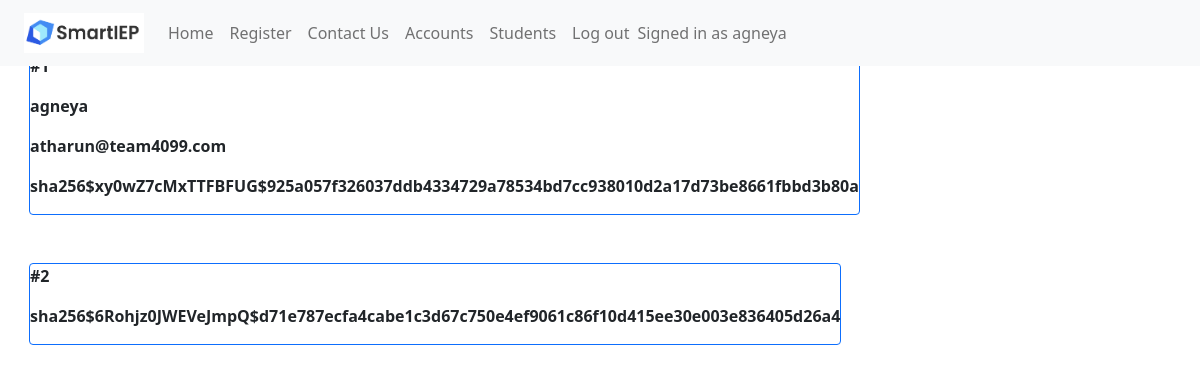
The app's page /accounts (signed in), older data.
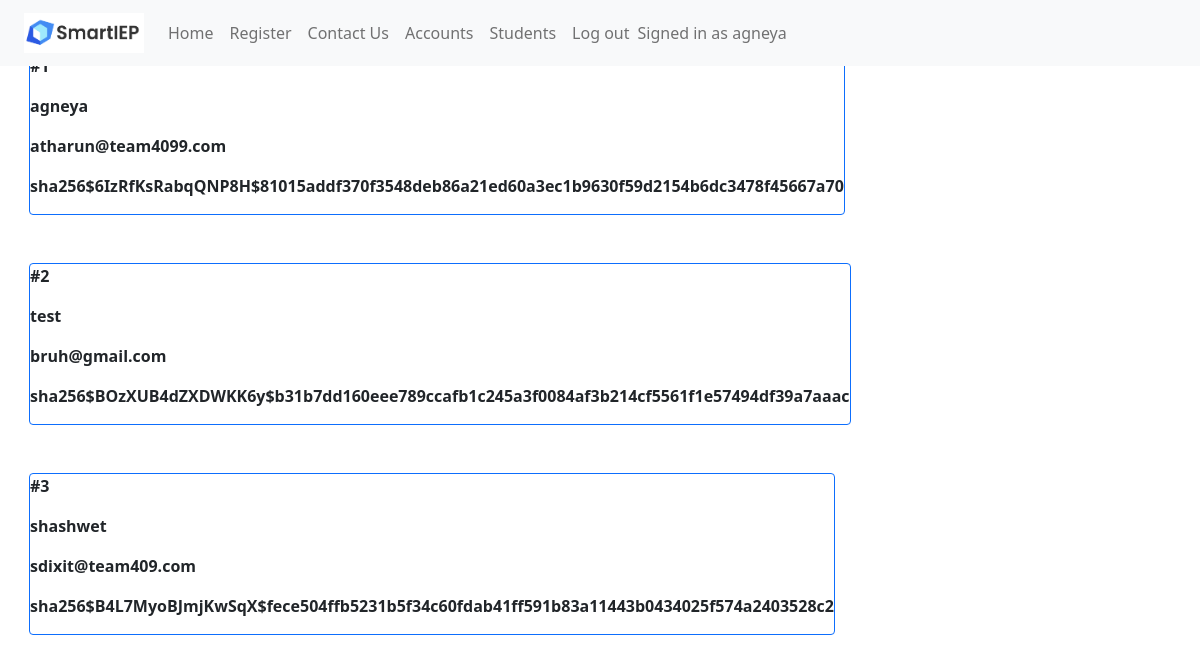
The same page, newer data.
### app.py (models this page shows, shortened)
class Accounts(UserMixin, db.Model):
	__tablename__ = 'accounts'
	account_id = db.Column(db.Integer, primary_key=True)
	callname = db.Column(db.String(200),nullable=False)
	username = db.Column(db.String(200),nullable=False)
	password = db.Column(db.String(200),nullable=False)

### app.py (the view)
@main.route("/accounts")
@login_required
def accounts():
	accounts = Accounts.query.all()
	return render_template('accounts.html',accounts=accounts)

### app.py (called while the page is built)
@login_manager.user_loader
def load_user(account_id):
    return Accounts.query.get(int(account_id))

@app.context_processor
def utility_processor():
	def parse_tasks(newData):
		tasks1 = []
		tasks2 = []
		tasks3 = []
		tasks4 = []
		tasks5 = []
		goalArrays = [tasks1,tasks2,tasks3,tasks4,tasks5]
		parts = newData[:-1].split(";")
		counter = 0
		for part in parts:
			if part[1] == "[":
				part = re.sub("\[.*?\]","[]",part)
				part = part.replace("[","").replace("]","")
				goalArrays[counter].append(part)
				counter = counter + 1
		for part in parts:
			if part[1] == "(":
				goalKey = int(part[part.find("(")+1:part.find(")")])
				part = re.sub("\(.*?\)","()",part)
				part = part.replace("(","").replace(")","")
				goalArrays[goalKey].append(part)
		return goalArrays
	return dict(parse_tasks=parse_tasks)

### templates/accounts.html (shortened to what this page needs)
<!DOCTYPE html>
<html lang="en">
    <head>
        <link href="https://cdn.jsdelivr.net/npm/bootstrap@5.0.2/dist/css/bootstrap.min.css" rel="stylesheet">
    </head>
    <header>
      {% include 'nav.html' %}
    </header>
    <body>
        <div class="content">
            {% for account in accounts %}
                <div class="m-4 border border-primary rounded">
                    <p><b>#{{ account.account_id }}</b></p>
                    <p><b>{{ account.callname }}</b></p>
                    <p><b>{{ account.username }}</b></p>
                    <p><b>{{ account.password }}</b></p>
                </div>
            {% endfor %}
        </div>
    </body>
</html>

### templates/nav.html
<nav class="px-4 navbar fixed-top navbar-expand-lg navbar-light bg-light">
    <a class="navbar-brand" href="/"><img src="static\smartieplogo.png" width="120" height="40"></a>
    <div>
      <ul class="navbar-nav mr-auto">
        <li class="nav-item active">
          <a class="nav-link" href="/signin">Home</a>
        </li>
        <li class="nav-item">
          <a class="nav-link" href="/register">Register</a>
        </li>
        <li class="nav-item">
          <a class="nav-link" href="/contactus">Contact Us</a>
        </li>
        {% if current_user.is_authenticated %}
        <li class="nav-item">
          <a class="nav-link" href="/accounts">Accounts</a>
        </li>
        <li class="nav-item">
          <a class="nav-link" href="/students">Students</a>
        </li>
        <li class="nav-item">
          <a class="nav-link" href="/logout">Log out</a>
        </li>
        <span class="navbar-text navbar-right">
          Signed in as {{ current_user.callname }}
        </span>
      </ul>
        {% endif %}
    </div>
  </nav>

### templates/accounts.html (style rules this page uses)
.content { margin: 5px; width: 100%; display: flex; flex-direction: row; flex-wrap: wrap; }

Row changes from the older to the newer data that the page shows:
changed Accounts "agneya": password "sha256$xy0wZ7cMxTTFBFUG$925a057f326037ddb4334729a78534bd7cc938010d2a17d73be8661fbbd3b80a" → "sha256$6IzRfKsRabqQNP8H$81015addf370f3548deb86a21ed60a3ec1b9630f59d2154b6dc3478f45667a70"
changed Accounts id 2: callname (not shown) → "test"; username (not shown) → "bruh@gmail.com"; password "sha256$6Rohjz0JWEVeJmpQ$d71e787ecfa4cabe1c3d67c750e4ef9061c86f10d415ee30e003e836405d26a4" → "sha256$BOzXUB4dZXDWKK6y$b31b7dd160eee789ccafb1c245a3f0084af3b214cf5561f1e57494df39a7aaac"
added Accounts: account_id "3", callname "shashwet", username "sdixit@team409.com", password "sha256$B4L7MyoBJmjKwSqX$fece504ffb5231b5f34c60fdab41ff591b83a11443b0434025f574a2403528c2"
